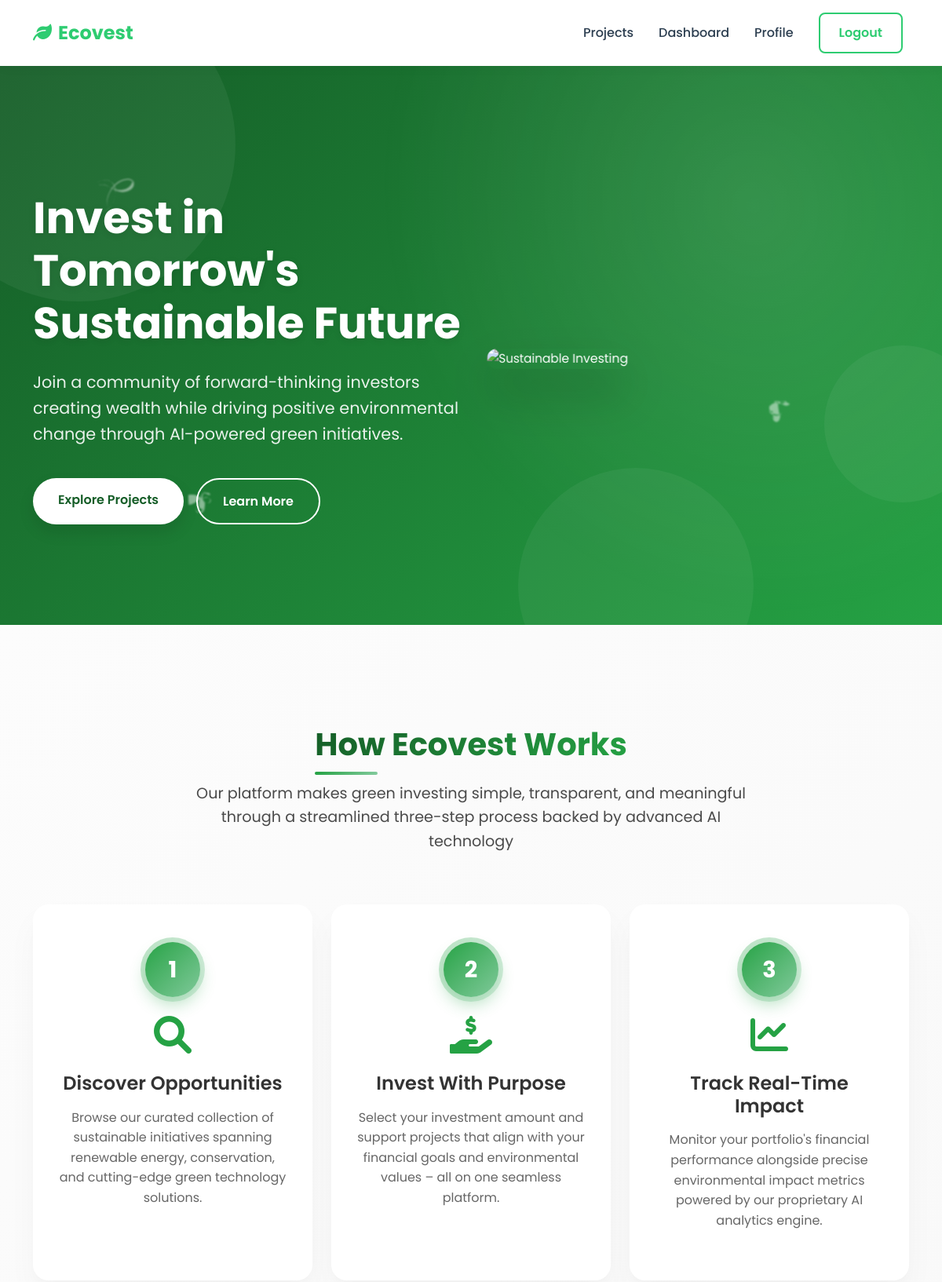
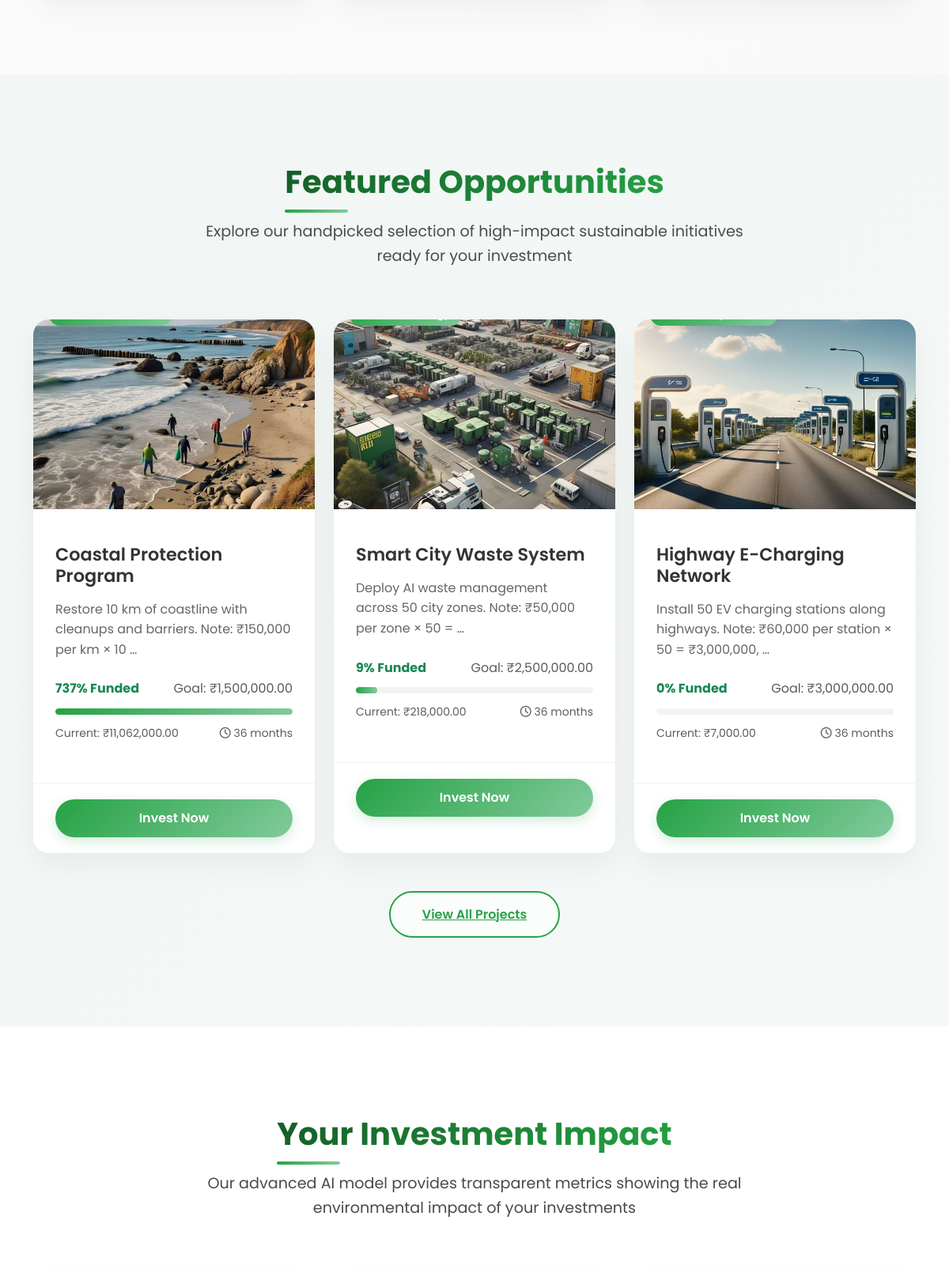
Page / (signed in, upper part) on the committed database (2 pictures, top to bottom).
### initiatives/models.py (models this page shows, shortened)
class Initiative(models.Model):
    STATUS_CHOICES = [
        ('draft', 'Draft'),
        ('active', 'Active'),
        ('funded', 'Funded'),
        ('completed', 'Completed'),
        ('cancelled', 'Cancelled')
    ]
    LOCATION_CHOICES = [
        ('Andhra Pradesh', 'Andhra Pradesh'),
        ('Arunachal Pradesh', 'Arunachal Pradesh'),
        ('Assam', 'Assam'),
        ('Bihar', 'Bihar'),
        ('Chhattisgarh', 'Chhattisgarh'),
        ('Goa', 'Goa'),
        ('Gujarat', 'Gujarat'),
        ('Haryana', 'Haryana'),
        ('Himachal Pradesh', 'Himachal Pradesh'),
        ('Jharkhand', 'Jharkhand'),
        ('Karnataka', 'Karnataka'),
        ('Kerala', 'Kerala'),
        ('Madhya Pradesh', 'Madhya Pradesh'),
        ('Maharashtra', 'Maharashtra'),
        ('Manipur', 'Manipur'),
        ('Meghalaya', 'Meghalaya'),
        ('Mizoram', 'Mizoram'),
        ('Nagaland', 'Nagaland'),
        ('Odisha', 'Odisha'),
        ('Punjab', 'Punjab'),
        ('Rajasthan', 'Rajasthan'),
        ('Sikkim', 'Sikkim'),
        ('Tamil Nadu', 'Tamil Nadu'),
        ('Telangana', 'Telangana'),
        ('Tripura', 'Tripura'),
        ('Uttar Pradesh', 'Uttar Pradesh'),
        ('Uttarakhand', 'Uttarakhand'),
        ('West Bengal', 'West Bengal')
    ]
    TECHNOLOGY_CHOICES = [
        ('Solar', 'Solar'),
        ('Wind', 'Wind'),
        ('Hydro', 'Hydro'),
        ('Organic', 'Organic'),
        ('Mechanical', 'Mechanical'),
        ('Chemical', 'Chemical'),
        ('Biofuel', 'Biofuel'),
        ('EV', 'EV'),
        ('Manual', 'Manual'),
        ('AI', 'AI')
    ]
    RISK_CHOICES = [
        ('low', 'Low Risk'),
        ('medium', 'Medium Risk'),
        ('high', 'High Risk')
    ]
    title = models.CharField(max_length=200)
    description = models.TextField()
    categories = models.ManyToManyField(Category, related_name='initiatives')
    image = models.ImageField(upload_to='initiatives/', null=True, blank=True)
    status = models.CharField(max_length=20, choices=STATUS_CHOICES, default='draft')
    location = models.CharField(max_length=100, choices=LOCATION_CHOICES, default='Karnataka')
    technology_type = models.CharField(max_length=20, choices=TECHNOLOGY_CHOICES, default='Manual')
    goal_amount = models.DecimalField(max_digits=12, decimal_places=2)
    current_amount = models.DecimalField(max_digits=12, decimal_places=2, default=0)
    created_at = models.DateTimeField(auto_now_add=True)
    updated_at = models.DateTimeField(auto_now=True)
    risk_level = models.CharField(max_length=20, choices=RISK_CHOICES, default='medium')
    duration_months = models.IntegerField(default=12)
    min_investment = models.DecimalField(max_digits=10, decimal_places=2, default=1000)
    max_investment = models.DecimalField(max_digits=12, decimal_places=2, null=True, blank=True)
    roi_estimate = models.DecimalField(max_digits=5, decimal_places=2, default=0)
    carbon_reduction_per_investment = models.FloatField(default=0)
    energy_savings_per_investment = models.FloatField(default=0)
    water_savings_per_investment = models.FloatField(default=0)
    carbon_impact = models.FloatField(default=0)  # CO2 reduction in kg
    energy_impact = models.FloatField(default=0)  # Energy saved in kWh
    water_impact = models.FloatField(default=0)   # Water saved in liters
    project_scale = models.IntegerField(
        choices=[
            (1, 'Small'),
            (2, 'Medium'),
            (3, 'Large'),
            (4, 'Very Large'),
            (5, 'Enterprise')
        ],
        default=3
    )
    class Meta:
        ordering = ['-created_at']

### core/views.py (the view)
# urls.py: path('', views.landing, name='landing_page'),
def landing(request):
    featured_initiatives = Initiative.objects.filter(status='active')[:3]
    return render(request, 'core/landing.html', {
        'featured_initiatives': featured_initiatives,
    })

### core/templates/core/landing.html (shortened to what this page needs)
{% extends 'core/base.html' %}
{% load static %}
{% load django_bootstrap5 %}
{% load humanize %}
{% block content %}
<section class="hero">
    <img src="{% static 'images/leaf1.svg' %}" alt="" class="floating-element float-leaf-1">
    <img src="{% static 'images/leaf2.svg' %}" alt="" class="floating-element float-leaf-2">
    <img src="{% static 'images/leaf3.svg' %}" alt="" class="floating-element float-leaf-3">
    <div class="animated-bg">
        <div class="shape"></div>
        <div class="shape"></div>
    </div>
    <div class="container">
        <div class="row align-items-center">
            <div class="col-lg-6 mb-5 mb-lg-0">
                <div class="hero-content">
                    <h1>Invest in Tomorrow's Sustainable Future</h1>
                    <p class="lead">Join a community of forward-thinking investors creating wealth while driving positive environmental change through AI-powered green initiatives.</p>
                    <div class="hero-buttons">
                        <a href="{% url 'initiative_list' %}" class="btn btn-hero-primary">Explore Projects</a>
                        <a href="{% url 'learn_more' %}" class="btn btn-hero-secondary">Learn More</a>
                    </div>
                </div>
            </div>
            <div class="col-lg-6 d-none d-lg-block">
                <div class="hero-image-container">
                    <img src="{% static 'images/hero.jpg' %}" alt="Sustainable Investing" class="img-fluid hero-image">
                </div>
            </div>
        </div>
    </div>
</section>
<section class="how-it-works">
    <div class="container">
        <div class="text-center mb-5">
            <h2 class="section-title">How Ecovest Works</h2>
            <p class="section-subtitle">Our platform makes green investing simple, transparent, and meaningful through a streamlined three-step process backed by advanced AI technology</p>
        </div>
        <div class="row g-4">
            <div class="col-lg-4">
                <div class="step-card slide-in-left" style="animation-delay: 0.2s;">
                    <div class="step-number">1</div>
                    <i class="fas fa-search step-icon"></i>
                    <h3>Discover Opportunities</h3>
                    <p>Browse our curated collection of sustainable initiatives spanning renewable energy, conservation, and cutting-edge green technology solutions.</p>
                </div>
            </div>
            <div class="col-lg-4">
                <div class="step-card slide-in-left" style="animation-delay: 0.4s;">
                    <div class="step-number">2</div>
                    <i class="fas fa-hand-holding-usd step-icon"></i>
                    <h3>Invest With Purpose</h3>
                    <p>Select your investment amount and support projects that align with your financial goals and environmental values – all on one seamless platform.</p>
                </div>
            </div>
            <div class="col-lg-4">
                <div class="step-card slide-in-left" style="animation-delay: 0.6s;">
                    <div class="step-number">3</div>
                    <i class="fas fa-chart-line step-icon"></i>
                    <h3>Track Real-Time Impact</h3>
                    <p>Monitor your portfolio's financial performance alongside precise environmental impact metrics powered by our proprietary AI analytics engine.</p>
                </div>
            </div>
        </div>
    </div>
</section>
<section class="featured-section">
    <div class="container">
        <div class="text-center mb-5">
            <h2 class="section-title">Featured Opportunities</h2>
            <p class="section-subtitle">Explore our handpicked selection of high-impact sustainable initiatives ready for your investment</p>
        </div>
        <div class="row g-4">
            {% for initiative in featured_initiatives %}
                <div class="col-lg-4 mb-4">
                    <div class="project-card fade-in-up" style="animation-delay: {{ forloop.counter|add:'2' }}00ms;">
                        {% if initiative.image %}
                            <img src="{{ initiative.image.url }}" class="card-img-top" alt="{{ initiative.title }}">
                        {% else %}
                            <img src="https://source.unsplash.com/random/600x400/?{{ initiative.categories.first.name|lower }},sustainability" class="card-img-top" alt="{{ initiative.title }}">
                        {% endif %}
                        <div class="category-badges">
                            {% for category in initiative.categories.all|slice:":2" %}
                                <span class="badge badge-success">{{ category.name }}</span>
                            {% endfor %}
                        </div>
                        <div class="card-body">
                            <h4 class="card-title">{{ initiative.title }}</h4>
                            <p class="card-text">{{ initiative.description|truncatewords:15 }}</p>
                            <div class="funding-progress">
                                <div class="d-flex justify-content-between">
                                    <span class="text-success fw-bold">
                                        {% widthratio initiative.current_amount initiative.goal_amount 100|floatformat:0 %}% Funded
                                    </span>
                                    <span class="text-muted">Goal: ₹{{ initiative.goal_amount|intcomma }}</span>
                                </div>
                                <div class="progress">
                                    <div class="progress-bar" role="progressbar"
                                         style="width: {% widthratio initiative.current_amount initiative.goal_amount 100 %}%"></div>
                                </div>
                                <div class="d-flex justify-content-between mt-2">
                                    <span class="text-muted small">Current: ₹{{ initiative.current_amount|intcomma }}</span>
                                    <span class="text-muted small">
                                        <i class="far fa-clock"></i>
                                        {% if initiative.duration_months %}{{ initiative.duration_months }} months{% else %}Ongoing{% endif %}
                                    </span>
                                </div>
                            </div>
                        </div>
                        <div class="card-footer">
                            <a href="{% url 'invest_initiative' initiative.id %}" class="btn btn-invest w-100">Invest Now</a>
                        </div>
                    </div>
                </div>
            {% endfor %}
        </div>
        <div class="text-center">
            <a href="{% url 'initiative_list' %}" class="view-all-btn">View All Projects</a>
        </div>
    </div>
</section>
<section class="impact-section">
    <div class="container">
        <div class="text-center mb-5">
            <h2 class="section-title">Your Investment Impact</h2>
            <p class="section-subtitle">Our advanced AI model provides transparent metrics showing the real environmental impact of your investments</p>
        </div>
        <div class="row g-4 impact-cards-container">
        </div>
    </div>
</section>
{% endblock %}

### static/css/style.css (style rules this page uses)
:root { --primary-color: #2ecc71; --primary-dark: #27ae60; --secondary-color: #20c997; --accent-color: #F0F8FF; --dark-color: #2c3e50; --light-color: #f8f9fa; --transition-cubic: cubic-bezier(0.4, 0, 0.2, 1); }
body { font-family: 'Inter', 'Segoe UI', system-ui, -apple-system, sans-serif; color: var(--dark-color); line-height: 1.6; }
.btn { padding: 0.75rem 1.5rem; font-weight: 600; border-radius: 8px; transition: all 0.3s var(--transition-cubic); }
.hero { background: linear-gradient(135deg, rgba(46, 139, 87, 0.9) 0%, rgba(60, 179, 113, 0.8) 100%), url('https://source.unsplash.com/random/1920x1080/?nature,sustainability') no-repeat center center; background-size: cover; color: white; padding: 100px 0; }
.project-card { border: none; border-radius: 10px; overflow: hidden; box-shadow: 0 5px 15px rgba(0, 0, 0, 0.1); transition: transform 0.3s; }
.card-img-top { height: 200px; width: 100%; object-fit: cover; }
.badge { padding: 0.5em 1em; border-radius: 6px; font-weight: 500; }

### rows in the picture
Initiative: image (picture), title "Coastal Protection Program", description "Restore 10 km of coastline with cleanups and barriers. Note: ₹150,000 per km × 10 …", current_amount+goal_amount "737", goal_amount "1,500,000.00", current_amount "11,062,000.00", duration_months "36"
Initiative: image (picture), title "Smart City Waste System", description "Deploy AI waste management across 50 city zones. Note: ₹50,000 per zone × 50 = …", current_amount+goal_amount "9", goal_amount "2,500,000.00", current_amount "218,000.00", duration_months "36"
Initiative: image (picture), title "Highway E-Charging Network", description "Install 50 EV charging stations along highways. Note: ₹60,000 per station × 50 = ₹3,000,000, …", current_amount+goal_amount "0", goal_amount "3,000,000.00", current_amount "7,000.00", duration_months "36"
